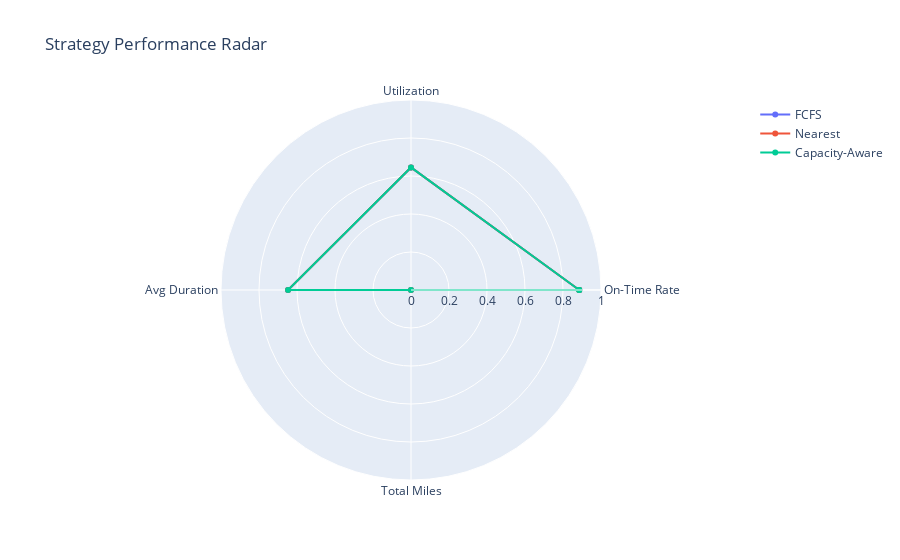

Write notebook code for a chart like this one.
### Code cell
# Radar chart comparing strategies
categories = ['On-Time Rate', 'Utilization', 'Avg Duration', 'Total Miles']

fig = go.Figure()

for _, row in metrics_df.iterrows():
    # Normalize values for radar chart (0-1 scale)
    values = [
        row['on_time_rate'] / 100,  # Already 0-100, convert to 0-1
        row['utilization_rate'] / 100,
        1 - (row['avg_trip_duration'] / 60),  # Lower is better, so invert
        1 - (row['total_miles'] / metrics_df['total_miles'].max())  # Lower is better
    ]
    values.append(values[0])  # Close the radar
    
    fig.add_trace(go.Scatterpolar(
        r=values,
        theta=categories + [categories[0]],
        name=row['strategy']
    ))

fig.update_layout(
    polar=dict(radialaxis=dict(visible=True, range=[0, 1])),
    showlegend=True,
    title='Strategy Performance Radar'
)
fig.show()

### Figure 1 — Plotly figure (JSON) as saved in the notebook; plotly's stock layout.template omitted (floating-point values rounded to 4 significant figures)
{"data": [{"name": "FCFS", "r": [0.8854, 0.6451, 0.6472, 0, 0.8854], "theta": ["On-Time Rate", "Utilization", "Avg Duration", "Total Miles", "On-Time Rate"], "type": "scatterpolar"}, {"name": "Nearest", "r": [0.8854, 0.6451, 0.6472, 0, 0.8854], "theta": ["On-Time Rate", "Utilization", "Avg Duration", "Total Miles", "On-Time Rate"], "type": "scatterpolar"}, {"name": "Capacity-Aware", "r": [0.8854, 0.6451, 0.6472, 0, 0.8854], "theta": ["On-Time Rate", "Utilization", "Avg Duration", "Total Miles", "On-Time Rate"], "type": "scatterpolar"}], "layout": {"polar": {"radialaxis": {"range": [0, 1], "visible": true}}, "showlegend": true, "title": {"text": "Strategy Performance Radar"}}}
